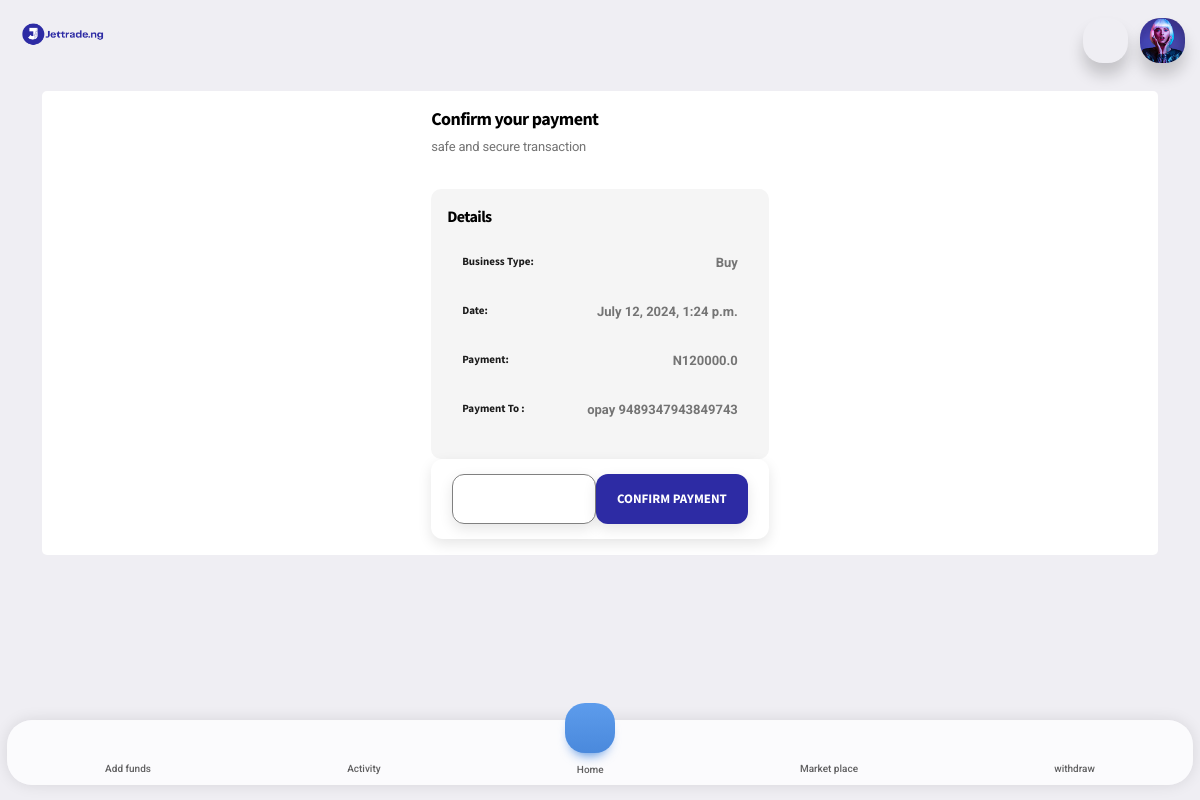
Screenshot of /paymentinfo/6 with the database file from the repository.
### user_app/models.py (models this page shows, shortened)
class buying_history(models.Model):
    user = models.ForeignKey(settings.AUTH_USER_MODEL,on_delete=models.SET_NULL, null=True)
    coin = models.ForeignKey(coins, on_delete=models.SET_NULL, null=True)
    amount = models.IntegerField(blank=True,default=0)
    rate_naira = models.IntegerField(blank=True,default=0)
    receiving_address = models.CharField(blank=True,max_length=1000)
    payment = models.FloatField(blank=True,default=0.0)
    paymentmethod = models.ForeignKey(paymentmethod, on_delete=models.SET_NULL, null=True)
    status = models.BooleanField(default=False)
    invoice = models.UUIDField(default=uuid.uuid4, editable=False, unique=True)
    buy_date = models.DateTimeField(blank=True,null=True,default=timezone.now)

class paymentmethod(models.Model):
    name = models.CharField(max_length=100)
    logo = models.FileField(upload_to='pmethod/')
    descripton = models.TextField(max_length=3000)
    link = models.URLField(max_length=100, blank=True, null=True)

### user_app/views.py (the view)
# urls.py: path('paymentinfo/<str:buying_history_id>',views.paymentinfo,name='paymentinfo'),
def paymentinfo(request, buying_history_id):
   x = buying_history.objects.get(id=buying_history_id)
   return render(request,'user/dashboard/paymentinfo.html',locals())

### user_app/context_processors.py (called while the page is built)
def kycver(request):
    try:
      active =   Kycverification.objects.filter(user=request.user).first
    except:
       Kycverification.DoesNotExist
       active = None
    return {'active':active}

### template/user/dashboard/paymentinfo.html (shortened to what this page needs)
{% extends 'user/base.html' %}
{% load static %}
{% block content %}
<div class="container">
    {% if x.paymentmethod.link %}
  link
    {% else %}
      <div class="paymentinfo">
        <div class="top">
            <h4 style="color: black;">Confirm your payment</h4>
            <p>safe and secure transaction</p>
            <div class="top_content">
                <h5 style="color: black;">Details</h5>
                <div class="content">
                    <h6>Business Type: </h6>
                    <b>Buy</b>
                </div>
        <div class="content">
            <h6>Date: </h6>
            <b>{{x.buy_date}}</b>
        </div>
        <div class="content">
            <h6>Payment:</h6>
            <b>N{{x.payment}}</b>
        </div>
        <div class="content">
            <h6>Payment To :</h6>
            <b>{{x.paymentmethod.descripton}}</b>
        </div>
    </div>
    <div class="btn">
        <a href="/cryptobuycancel/{{x.id}}" class="btn btn-cancel">Cancel Payment</a>
        <a href="/cryptobuyconfirm/{{x.id}}" class="btn" style="background-color: #2D2BA4;">Confirm Payment</a>
    </div>
        </div>
      </div><br><br>
    {% endif %}
</div>
{% endblock %}

### static/user/custom.css (style rules this page uses)
.top { display: flex; }
.paymentinfo { display: flex; justify-content: center; align-items: center; background-color: white; padding: 1rem; border-radius: 5px; }
.paymentinfo .top { display: flex; flex-direction: column; }
.paymentinfo .content { display: flex; justify-content: space-between; margin-top: 1.5rem; gap: 5px; }
.paymentinfo .top_content { background-color: whitesmoke; padding: 1rem; border-radius: 10px; }
.paymentinfo .btn { display: flex; align-items: center; justify-content: space-between; }
.paymentinfo .btn a { font-size: 13px; }
.paymentinfo .btn .btn-cancel { border: 1px solid gray; }

### rows the page displays
buying_history: buy_date "July 12, 2024, 1:24 p.m.", payment "120000.0", paymentmethod.descripton "opay 9489347943849743"
